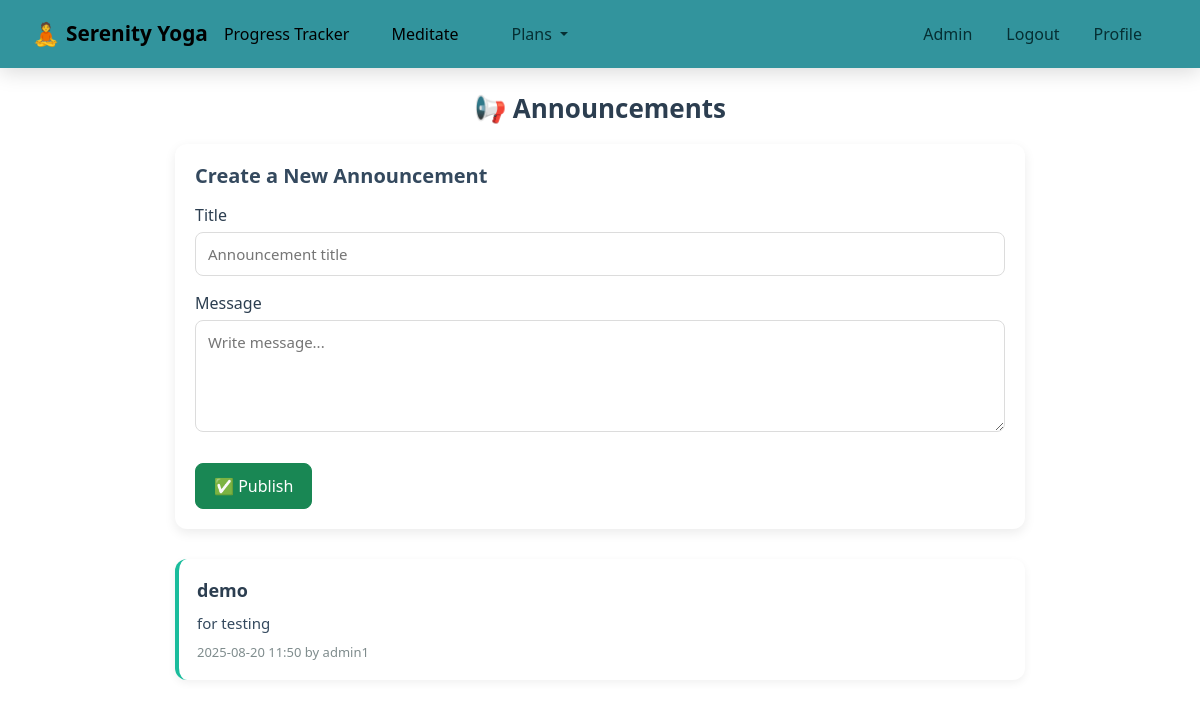
Screenshot of /adminpanel/dashboard/content/ (signed in) with the database file from the repository.
### adminpanel/models.py (models this page shows, shortened)
class Announcement(models.Model):
    title = models.CharField(max_length=255)
    message = models.TextField()
    created_by = models.ForeignKey(User, on_delete=models.SET_NULL, null=True, blank=True, related_name='announcements')
    created_at = models.DateTimeField(auto_now_add=True)
    class Meta:
        ordering = ['-created_at']

### adminpanel/views.py (the view)
# urls.py: path('dashboard/content/', views.content_dashboard, name='content'),
@login_required
def content_dashboard(request):
    if not user_is_admin(request.user):
        messages.error(request, "You don't have admin access.")
        return redirect('login')
    if request.method == 'POST':
        form = AnnouncementForm(request.POST)
        if form.is_valid():
            ann = form.save(commit=False)
            ann.created_by = request.user
            ann.save()
            messages.success(request, 'Announcement published successfully!')
            return redirect('adminpanel:content')
    else:
        form = AnnouncementForm()
    context = {
        'form': form,
        'announcements': Announcement.objects.select_related('created_by')[:20],
    }
    return render(request, 'adminpanel/plan_moderation_dashboard.html', context)

### adminpanel/forms.py
class AnnouncementForm(forms.ModelForm):
    class Meta:
        model = Announcement
        fields = ['title', 'message']
        widgets = {
            'title': forms.TextInput(attrs={'placeholder': 'Announcement title'}),
            'message': forms.Textarea(attrs={'rows': 4, 'placeholder': 'Write message...'}),
        }

### adminpanel/views.py (called while the page is built)
def user_is_admin(user):
    if not user.is_authenticated:
        return False
    if user.is_superuser or user.is_staff:
        return True
    prof = getattr(user, 'admin_profile', None)
    return bool(prof and prof.is_active)

### adminpanel/templates/adminpanel/plan_moderation_dashboard.html (shortened to what this page needs)
{% extends 'yogaapp/base.html' %}
{% block main %}
<div class="announcements-container">
  <h2 class="page-title">📢 Announcements</h2>
  <div class="announcement-form">
    <h4>Create a New Announcement</h4>
    <form method="post">
      <label for="id_title">Title</label>
      {{ form.title }}
      <label for="id_message">Message</label>
      {{ form.message }}
      <button class="btn btn-success">✅ Publish</button>
    </form>
  </div>
  {% for a in announcements %}
    <div class="announcement-item">
      <strong>{{ a.title }}</strong>
      <p>{{ a.message|linebreaks }}</p>
      <span class="announcement-meta">
        {{ a.created_at|date:"Y-m-d H:i" }} by {{ a.created_by }}
      </span>
    </div>
  {% empty %}
    <p style="color: #7f8c8d; text-align:center;">No announcements yet.</p>
  {% endfor %}
</div>
{% endblock %}

### adminpanel/templates/adminpanel/plan_moderation_dashboard.html (style rules this page uses)
.announcements-container { max-width: 900px; margin: auto; padding: 25px; }
.page-title { font-size: 26px; font-weight: 700; color: #2c3e50; margin-bottom: 20px; text-align: center; }
.announcement-form { background: #fff; padding: 20px; border-radius: 12px; box-shadow: 0 4px 12px rgba(0,0,0,0.08); margin-bottom: 30px; }
.announcement-form h4 { font-size: 20px; font-weight: 600; margin-bottom: 15px; color: #34495e; }
.announcement-form label { font-weight: 500; margin-bottom: 5px; display: block; color: #2c3e50; }
.announcement-form input, .announcement-form textarea { width: 100%; border: 1px solid #dcdcdc; border-radius: 8px; padding: 10px 12px; margin-bottom: 15px; font-size: 15px; transition: border 0.2s, box-shadow 0.2s; }
.announcement-form button { margin-top: 10px; border-radius: 8px; font-weight: 500; padding: 10px 18px; }
.announcement-item { background: #fff; border-radius: 12px; padding: 18px; box-shadow: 0 3px 8px rgba(0,0,0,0.06); margin-bottom: 15px; border-left: 4px solid #1abc9c; transition: transform 0.25s ease, box-shadow 0.25s ease; }
.announcement-item strong { font-size: 18px; color: #2c3e50; display: block; margin-bottom: 8px; }
.announcement-item p { margin: 0; font-size: 15px; color: #34495e; }
.announcement-meta { font-size: 13px; color: #7f8c8d; margin-top: 8px; display: block; }

### rows the page displays
Announcement: title "demo", message "for testing", created_at "2025-08-20 11:50", created_by "admin1"
